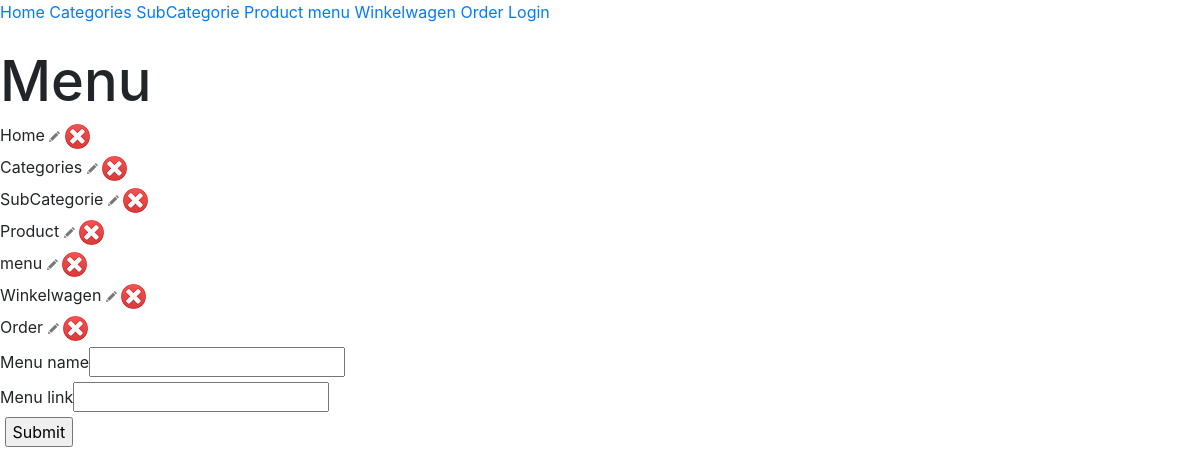
The page /menu on the database its author committed.
### tables this page shows
CREATE TABLE `Menu` (
  `MenuID` int(10) NOT NULL,
  `MenuName` varchar(50) NOT NULL,
  `MenuLink` varchar(50) NOT NULL
);

### libs/View.php (called while the page is built, shortened)
<?php
class View{
    public function render($name)
    {
        require_once 'repository/menu_repository.php';
        $menu = new Menu_Repository();
        $this->header = $menu->getAllMenus();
        require $GLOBALS['view'].'header.php';
        require $GLOBALS['view'].$name. '.php';
        require $GLOBALS['view'].'footer.php';
    }
}

### controllers/menu.php (called while the page is built, shortened)
<?php
class Menu extends Controller
{
    public function get($msg = false)
    {
        $this->view->menu = $this->repository->getAllMenus();
        $this->view->render('menu');
    }
}

### index.php (called while the page is built, shortened)
<?php
$app = new Bootstrap();
?>

### libs/Repository.php (called while the page is built)
<?php
class Repository
{
    public function __construct(){
        $this->db = new Database();
    }
}

### repository/menu_repository.php (called while the page is built, shortened)
<?php
class Menu_Repository extends Repository
{
    public function getAllMenus()
    {
        $statement = $this->db->prepare("SELECT * FROM Menu;");
        $statement->execute();
        $data = $statement->fetchAll(PDO::FETCH_CLASS, 'Menu_Model');
        return $data;
    }
}

### libs/Controller.php (called while the page is built, shortened)
<?php
class Controller
{
    public function loadModel($name)
    {
        if (file_exists($GLOBALS['rep'].$name.'_repository.php')){
            $this->repository = new $modelname;
        }
    }
}

### views/menu.php (the view, shortened to what this page needs)
<h1> Menu </h1>
<?php foreach ($this->menu as &$obj){?>
<label><?php echo $obj->MenuName;?> </Label>
<a href="<?php ROOTURL?>/menu/detail/<?php echo $obj->MenuID?>">
<img src="<?php ROOTURL?>/public/images/edit.png"/></a>
<a href="<?php ROOTURL?>/menu/delete/<?php echo $obj->MenuID?>">
<img src="<?php ROOTURL?>/public/images/delete.png"/></a>
<br/>
<?php } ?>
<div id="add Menu">
<form action="<?php ROOTURL?>/menu/add" method="post">
<label>Menu name</label><input type="text" name="MenuName"/> <br/>
<label>Menu link</label><input type="text" name="MenuLink"/> <br/>
<label></label> <input type="submit" />
</form>
</div>

### views/header.php (shortened to what this page needs)
<html>
    <head>
    <link rel="stylesheet" href="/public/css/bootstrap.css">
</head>
<body>
<div id="header">
<?php foreach ($this->header as $key) { ?>
    <a href=" <?php echo ROOTURL. $key->MenuLink ?> "> <?php echo $key->MenuName ?></a>
<?php } ?>
<?php if (Session::get('id')): ?>
    <a href="<?php ROOTURL?>/login/logout">Logout</a>
<?php else: ?>
    <a href="<?php ROOTURL?>/login">Login</a>
<?php endif; ?>
</div>
<div id="content">
<?php if (isset($this->msg)){echo $this->msg;};?> <br/>

### rows shown on the page
menu: MenuName "Home"
menu: MenuName "Categories"
menu: MenuName "SubCategorie"
menu: MenuName "Product"
menu: MenuName "menu"
menu: MenuName "Winkelwagen"
menu: MenuName "Order"
